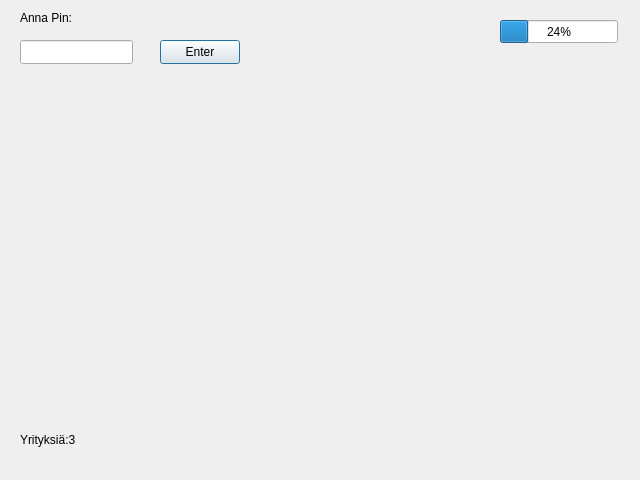
<?xml version="1.0" encoding="UTF-8"?>
<ui version="4.0">
 <class>Pin</class>
 <widget class="QDialog" name="Pin">
  <property name="geometry">
   <rect>
    <x>0</x>
    <y>0</y>
    <width>640</width>
    <height>480</height>
   </rect>
  </property>
  <property name="windowTitle">
   <string>BankSimul</string>
  </property>
  <widget class="QLineEdit" name="InsertPinLineEdit">
   <property name="geometry">
    <rect>
     <x>20</x>
     <y>40</y>
     <width>113</width>
     <height>24</height>
    </rect>
   </property>
  </widget>
  <widget class="QLabel" name="InputPinLabel">
   <property name="geometry">
    <rect>
     <x>20</x>
     <y>10</y>
     <width>81</width>
     <height>16</height>
    </rect>
   </property>
   <property name="text">
    <string>Anna Pin:</string>
   </property>
  </widget>
  <widget class="QLabel" name="PinAttemptsLabel">
   <property name="geometry">
    <rect>
     <x>20</x>
     <y>430</y>
     <width>201</width>
     <height>20</height>
    </rect>
   </property>
   <property name="text">
    <string>Yrityksiä:3</string>
   </property>
  </widget>
  <widget class="QProgressBar" name="ProgressBar">
   <property name="geometry">
    <rect>
     <x>500</x>
     <y>20</y>
     <width>118</width>
     <height>23</height>
    </rect>
   </property>
   <property name="value">
    <number>24</number>
   </property>
  </widget>
  <widget class="QPushButton" name="EnterPinButton">
   <property name="geometry">
    <rect>
     <x>160</x>
     <y>40</y>
     <width>80</width>
     <height>24</height>
    </rect>
   </property>
   <property name="text">
    <string>Enter</string>
   </property>
  </widget>
 </widget>
 <resources/>
 <connections/>
</ui>
